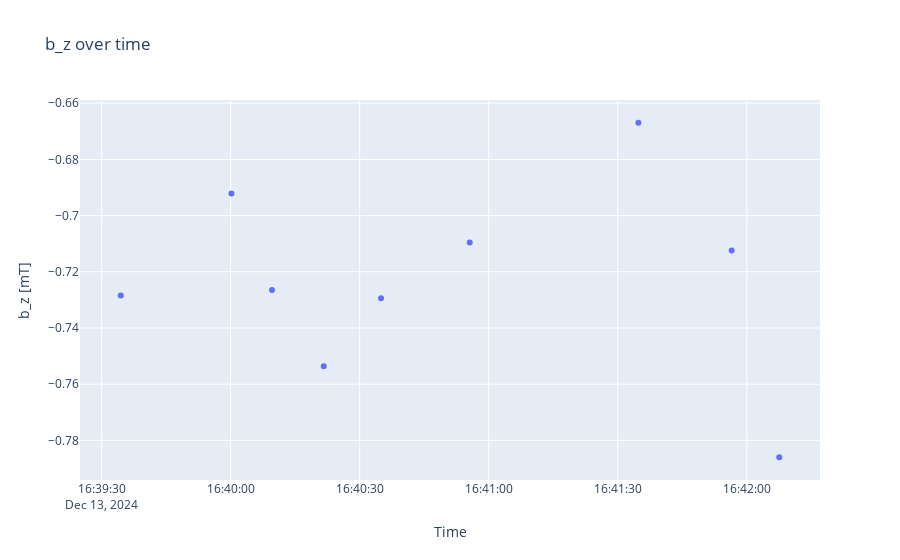

The notebook cell this image was saved under:
### Code cell
measuredbz = go.Scatter(x=corrected_timestamps, y=bz7, mode='markers')
layoutbz = go.Layout(title='b_z over time')
figbz = go.Figure(data=[measuredbz], layout=layoutbz)
figbz.update_yaxes(scaleanchor='y')
figbz.update_layout(
    xaxis_title="Time",
    yaxis_title="b_z [mT]"
)
figbz.show()

### Figure 1 — Plotly figure (JSON) as saved in the notebook; plotly's stock layout.template omitted (floating-point values rounded to 4 significant figures)
{"data": [{"mode": "markers", "type": "scatter", "x": ["2024-12-13T16:39:34.448489", "2024-12-13T16:40:00.182827", "2024-12-13T16:40:09.612112", "2024-12-13T16:40:21.644345", "2024-12-13T16:40:34.966368", "2024-12-13T16:40:55.579053", "2024-12-13T16:41:34.800105", "2024-12-13T16:41:56.471110", "2024-12-13T16:42:07.546328"], "y": [-0.7284, -0.6921, -0.7265, -0.7536, -0.7294, -0.7095, -0.667, -0.7124, -0.786]}], "layout": {"title": {"text": "b_z over time"}, "xaxis": {"title": {"text": "Time"}}, "yaxis": {"scaleanchor": "y", "title": {"text": "b_z [mT]"}}}}
